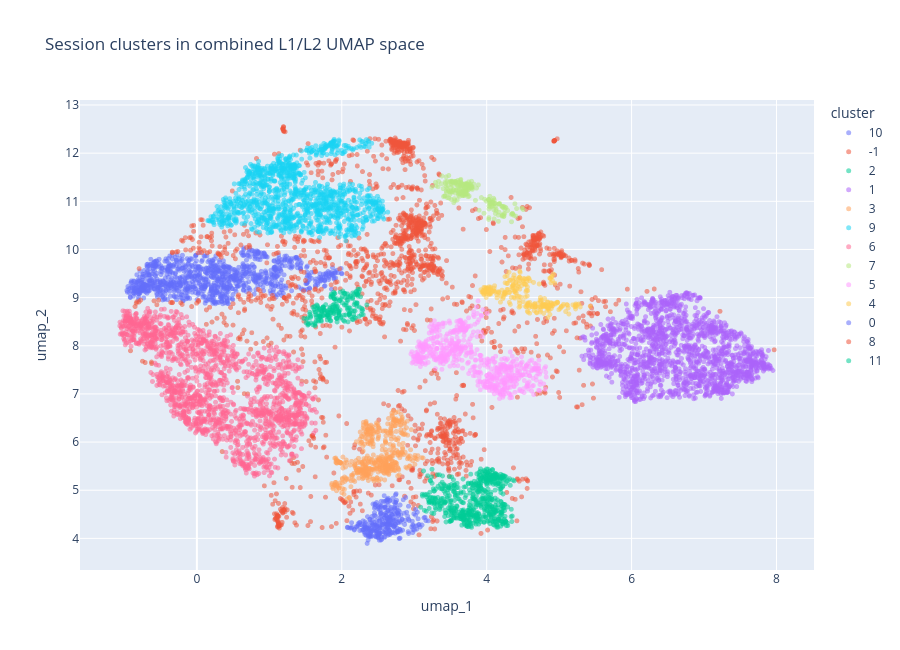

Write notebook code for a chart like this one.
### Code cell
session_plot_metadata = (
    ecom_df_filtered
    .groupby(["user_id", "session_id"])
    .agg(session_start=("timestamp", "min"))
    .reset_index()
    .sort_values(["user_id", "session_start", "session_id"])
)
session_plot_metadata["session_order"] = session_plot_metadata.groupby("user_id").cumcount() + 1
session_plot_metadata["n_clustered_sessions"] = session_plot_metadata.groupby("user_id")["session_id"].transform("size")

combined_umap_plot_df = pd.DataFrame({
    "session_id": session_bin_unique["session_id"].to_numpy(),
    "umap_1": X_combined_bin_umap[:, 0],
    "umap_2": X_combined_bin_umap[:, 1],
    "cluster": combined_umap_labels,
})

combined_umap_plot_df = combined_umap_plot_df.merge(
    session_plot_metadata[["user_id", "session_id", "session_order", "n_clustered_sessions"]],
    on="session_id",
    how="left",
)

fig = px.scatter(
    combined_umap_plot_df,
    x="umap_1",
    y="umap_2",
    color=combined_umap_plot_df["cluster"].astype(str),
    hover_data=["user_id", "session_id", "session_order", "n_clustered_sessions"],
    opacity=0.55,
    title="Session clusters in combined L1/L2 UMAP space",
)
fig.update_traces(marker=dict(size=5))
fig.update_layout(width=900, height=650, legend_title_text="cluster")
fig.show()

### Figure 1 — Plotly figure (JSON) as saved in the notebook; plotly's stock layout.template omitted (floating-point values rounded to 4 significant figures; data arrays with more than 128 entries replaced by an {"elided": "..."} marker saying what was removed)
{"data": [{"customdata": {"elided": "998x4 mixed values"}, "hovertemplate": "color=10<br>umap_1=%{x}<br>umap_2=%{y}<br>user_id=%{customdata[0]}<br>session_id=%{customdata[1]}<br>session_order=%{customdata[2]}<br>n_clustered_sessions=%{customdata[3]}<extra></extra>", "legendgroup": "10", "marker": {"color": "#636efa", "opacity": 0.55, "size": 5, "symbol": "circle"}, "mode": "markers", "name": "10", "showlegend": true, "type": "scattergl", "x": {"elided": "998 float values"}, "xaxis": "x", "y": {"elided": "998 float values"}, "yaxis": "y"}, {"customdata": {"elided": "1344x4 mixed values"}, "hovertemplate": "color=-1<br>umap_1=%{x}<br>umap_2=%{y}<br>user_id=%{customdata[0]}<br>session_id=%{customdata[1]}<br>session_order=%{customdata[2]}<br>n_clustered_sessions=%{customdata[3]}<extra></extra>", "legendgroup": "-1", "marker": {"color": "#EF553B", "opacity": 0.55, "size": 5, "symbol": "circle"}, "mode": "markers", "name": "-1", "showlegend": true, "type": "scattergl", "x": {"elided": "1344 float values"}, "xaxis": "x", "y": {"elided": "1344 float values"}, "yaxis": "y"}, {"customdata": {"elided": "582x4 mixed values"}, "hovertemplate": "color=2<br>umap_1=%{x}<br>umap_2=%{y}<br>user_id=%{customdata[0]}<br>session_id=%{customdata[1]}<br>session_order=%{customdata[2]}<br>n_clustered_sessions=%{customdata[3]}<extra></extra>", "legendgroup": "2", "marker": {"color": "#00cc96", "opacity": 0.55, "size": 5, "symbol": "circle"}, "mode": "markers", "name": "2", "showlegend": true, "type": "scattergl", "x": {"elided": "582 float values"}, "xaxis": "x", "y": {"elided": "582 float values"}, "yaxis": "y"}, {"customdata": {"elided": "1699x4 mixed values"}, "hovertemplate": "color=1<br>umap_1=%{x}<br>umap_2=%{y}<br>user_id=%{customdata[0]}<br>session_id=%{customdata[1]}<br>session_order=%{customdata[2]}<br>n_clustered_sessions=%{customdata[3]}<extra></extra>", "legendgroup": "1", "marker": {"color": "#ab63fa", "opacity": 0.55, "size": 5, "symbol": "circle"}, "mode": "markers", "name": "1", "showlegend": true, "type": "scattergl", "x": {"elided": "1699 float values"}, "xaxis": "x", "y": {"elided": "1699 float values"}, "yaxis": "y"}, {"customdata": {"elided": "470x4 mixed values"}, "hovertemplate": "color=3<br>umap_1=%{x}<br>umap_2=%{y}<br>user_id=%{customdata[0]}<br>session_id=%{customdata[1]}<br>session_order=%{customdata[2]}<br>n_clustered_sessions=%{customdata[3]}<extra></extra>", "legendgroup": "3", "marker": {"color": "#FFA15A", "opacity": 0.55, "size": 5, "symbol": "circle"}, "mode": "markers", "name": "3", "showlegend": true, "type": "scattergl", "x": {"elided": "470 float values"}, "xaxis": "x", "y": {"elided": "470 float values"}, "yaxis": "y"}, {"customdata": {"elided": "1269x4 mixed values"}, "hovertemplate": "color=9<br>umap_1=%{x}<br>umap_2=%{y}<br>user_id=%{customdata[0]}<br>session_id=%{customdata[1]}<br>session_order=%{customdata[2]}<br>n_clustered_sessions=%{customdata[3]}<extra></extra>", "legendgroup": "9", "marker": {"color": "#19d3f3", "opacity": 0.55, "size": 5, "symbol": "circle"}, "mode": "markers", "name": "9", "showlegend": true, "type": "scattergl", "x": {"elided": "1269 float values"}, "xaxis": "x", "y": {"elided": "1269 float values"}, "yaxis": "y"}, {"customdata": {"elided": "1766x4 mixed values"}, "hovertemplate": "color=6<br>umap_1=%{x}<br>umap_2=%{y}<br>user_id=%{customdata[0]}<br>session_id=%{customdata[1]}<br>session_order=%{customdata[2]}<br>n_clustered_sessions=%{customdata[3]}<extra></extra>", "legendgroup": "6", "marker": {"color": "#FF6692", "opacity": 0.55, "size": 5, "symbol": "circle"}, "mode": "markers", "name": "6", "showlegend": true, "type": "scattergl", "x": {"elided": "1766 float values"}, "xaxis": "x", "y": {"elided": "1766 float values"}, "yaxis": "y"}, {"customdata": {"elided": "221x4 mixed values"}, "hovertemplate": "color=7<br>umap_1=%{x}<br>umap_2=%{y}<br>user_id=%{customdata[0]}<br>session_id=%{customdata[1]}<br>session_order=%{customdata[2]}<br>n_clustered_sessions=%{customdata[3]}<extra></extra>", "legendgroup": "7", "marker": {"color": "#B6E880", "opacity": 0.55, "size": 5, "symbol": "circle"}, "mode": "markers", "name": "7", "showlegend": true, "type": "scattergl", "x": {"elided": "221 float values"}, "xaxis": "x", "y": {"elided": "221 float values"}, "yaxis": "y"}, {"customdata": {"elided": "637x4 mixed values"}, "hovertemplate": "color=5<br>umap_1=%{x}<br>umap_2=%{y}<br>user_id=%{customdata[0]}<br>session_id=%{customdata[1]}<br>session_order=%{customdata[2]}<br>n_clustered_sessions=%{customdata[3]}<extra></extra>", "legendgroup": "5", "marker": {"color": "#FF97FF", "opacity": 0.55, "size": 5, "symbol": "circle"}, "mode": "markers", "name": "5", "showlegend": true, "type": "scattergl", "x": {"elided": "637 float values"}, "xaxis": "x", "y": {"elided": "637 float values"}, "yaxis": "y"}, {"customdata": {"elided": "248x4 mixed values"}, "hovertemplate": "color=4<br>umap_1=%{x}<br>umap_2=%{y}<br>user_id=%{customdata[0]}<br>session_id=%{customdata[1]}<br>session_order=%{customdata[2]}<br>n_clustered_sessions=%{customdata[3]}<extra></extra>", "legendgroup": "4", "marker": {"color": "#FECB52", "opacity": 0.55, "size": 5, "symbol": "circle"}, "mode": "markers", "name": "4", "showlegend": true, "type": "scattergl", "x": {"elided": "248 float values"}, "xaxis": "x", "y": {"elided": "248 float values"}, "yaxis": "y"}, {"customdata": {"elided": "302x4 mixed values"}, "hovertemplate": "color=0<br>umap_1=%{x}<br>umap_2=%{y}<br>user_id=%{customdata[0]}<br>session_id=%{customdata[1]}<br>session_order=%{customdata[2]}<br>n_clustered_sessions=%{customdata[3]}<extra></extra>", "legendgroup": "0", "marker": {"color": "#636efa", "opacity": 0.55, "size": 5, "symbol": "circle"}, "mode": "markers", "name": "0", "showlegend": true, "type": "scattergl", "x": {"elided": "302 float values"}, "xaxis": "x", "y": {"elided": "302 float values"}, "yaxis": "y"}, {"customdata": {"elided": "315x4 mixed values"}, "hovertemplate": "color=8<br>umap_1=%{x}<br>umap_2=%{y}<br>user_id=%{customdata[0]}<br>session_id=%{customdata[1]}<br>session_order=%{customdata[2]}<br>n_clustered_sessions=%{customdata[3]}<extra></extra>", "legendgroup": "8", "marker": {"color": "#EF553B", "opacity": 0.55, "size": 5, "symbol": "circle"}, "mode": "markers", "name": "8", "showlegend": true, "type": "scattergl", "x": {"elided": "315 float values"}, "xaxis": "x", "y": {"elided": "315 float values"}, "yaxis": "y"}, {"customdata": {"elided": "188x4 mixed values"}, "hovertemplate": "color=11<br>umap_1=%{x}<br>umap_2=%{y}<br>user_id=%{customdata[0]}<br>session_id=%{customdata[1]}<br>session_order=%{customdata[2]}<br>n_clustered_sessions=%{customdata[3]}<extra></extra>", "legendgroup": "11", "marker": {"color": "#00cc96", "opacity": 0.55, "size": 5, "symbol": "circle"}, "mode": "markers", "name": "11", "showlegend": true, "type": "scattergl", "x": {"elided": "188 float values"}, "xaxis": "x", "y": {"elided": "188 float values"}, "yaxis": "y"}], "layout": {"height": 650, "legend": {"title": {"text": "cluster"}, "tracegroupgap": 0}, "title": {"text": "Session clusters in combined L1/L2 UMAP space"}, "width": 900, "xaxis": {"anchor": "y", "domain": [0, 1], "title": {"text": "umap_1"}}, "yaxis": {"anchor": "x", "domain": [0, 1], "title": {"text": "umap_2"}}}}
